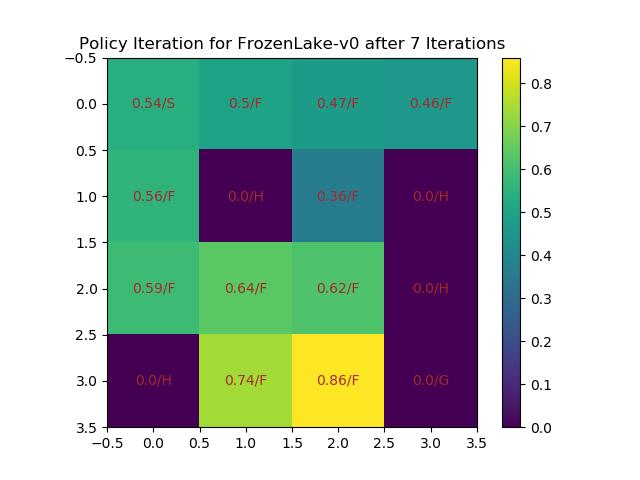

Source code (Python):
import pdb
import numpy as np
import numpy.random as npr
import gym
import matplotlib.pyplot as plt
np.set_printoptions(formatter={'float': lambda x: "{0:0.3f}".format(x)})

def policy_iteration():
    # input: S, A, P, R, gamma
    env = gym.make("FrozenLake-v0")
    S, A = env.observation_space.n, env.action_space.n
    gamma = 1
    V = np.zeros(S)
    pi = npr.randint(A, size=S)
    policy_unstable = True
    eps = 1e-8
    iter_num = 0

    while policy_unstable:

        # policy evaluation
        while True:
            delta = 0
            for s in range(len(V)):
                V_old = V[s]
                value = 0
                for (prob, s_prime, rew, done) in env.P[s][pi[s]]:
                    value += prob*(rew + gamma*V[s_prime])
                V[s] = value
                delta = max(delta, abs(V_old-V[s]))
            if delta<eps: break

        # policy improvement
        policy_unstable = False
        for s in range(len(V)):
            pi_old = pi[s]
            Q = np.zeros(A)
            for a in range(A):
                for (prob, s_prime, rew, done) in env.P[s][a]:
                    Q[a] += prob*(rew + gamma*V[s_prime])
            pi[s] = Q.argmax()
            if pi_old != pi[s]: policy_unstable=True

        iter_num += 1
        print("Iteration: {}    Policy: {}\nValue: {}".format(iter_num, pi, V))


    # plotting
    vv = V.reshape(4,4)
    state = [['S','F','F','F'],['F','H','F','H'],['F','F','F','H'],['H','F','F','G']]
    plt.imshow(vv)
    plt.colorbar()
    for i in range(4):
        for j in range(4):
            plt.text(j, i, str(vv[i][j])[:5]+'/'+state[i][j], ha="center", va="center", color="brown")
    plt.title("Policy Iteration for FrozenLake-v0 after {} Iterations".format(iter_num))
    plt.savefig('policy_iteration.png')
    print(pi)
    return V, pi

if __name__ == "__main__":
    policy_iteration()
